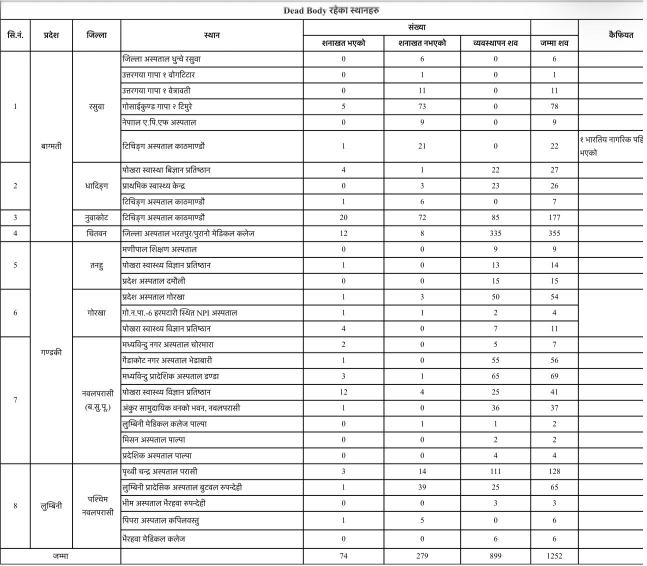
#> input picture data.jpeg, 1294 x 1132 px, found by its file name (shown at 1/2 size)
$ python eval_digits.py
#> lines starting #> are read from the running program, lines starting #| are printed output that depends on the picture; after the words box and inside, x2 and y2 are one past the last pixel; in counts of white or black regions, pixels touching at a corner belong together
#> further down, img is the input picture: shape (1132, 1294, 3); min 0, max 255, mean 235
### ocr_table.py
"""Table extraction from an image using OpenCV grid detection + Tesseract.

Pipeline:
  1. Binarise image, isolate horizontal and vertical ruling lines.
  2. Derive row/column boundaries from line projections.
  3. Detect merged cells by checking whether a ruling line actually exists
     between neighbouring cells; union neighbours into regions.
  4. OCR each region once (Nepali+English pass and a digits-only pass).
  5. Decide per column whether it is numeric; return a grid of strings.
Falls back to line-based OCR when no ruling grid is found.
"""
from __future__ import annotations

import re
from concurrent.futures import ThreadPoolExecutor
from dataclasses import dataclass, field

import cv2
import numpy as np
import pytesseract

DEVANAGARI_LETTER_RE = re.compile("[\\u0904-\\u0939\\u0958-\\u0961\\u0972-\\u097F]")
NEP_DIGITS = str.maketrans("०१२३४५६७८९", "0123456789")
NUMERIC_RE = re.compile(r"^[\d][\d,.\s/-]*%?$")


@dataclass
class Region:
    r1: int
    c1: int
    r2: int
    c2: int  # inclusive cell ranges
    box: tuple[int, int, int, int] = (0, 0, 0, 0)  # x1,y1,x2,y2 in pixels
    text_ne: str = ""
    text_digits: str = ""
    text: str = ""
    conf: float = 0.0
    ink: float = 0.0

    @property
    def rows(self):
        return range(self.r1, self.r2 + 1)

    @property
    def cols(self):
        return range(self.c1, self.c2 + 1)


@dataclass
class GridResult:
    grid: list[list[str]]                 # text per cell (merged regions replicated)
    regions: list[Region]
    region_of: dict[tuple[int, int], int]  # (row, col) -> index in regions
    numeric_cols: set[int] = field(default_factory=set)
    n_rows: int = 0
    n_cols: int = 0
    mode: str = "grid"


# ---------------------------------------------------------------------------
# Image helpers
# ---------------------------------------------------------------------------
def to_gray(img: np.ndarray) -> np.ndarray:
    if img.ndim == 3:
        img = cv2.cvtColor(img, cv2.COLOR_BGR2GRAY)
#> img: shape (1132, 1294)
    h, w = img.shape
    # Upscale small images so lines/text are detectable
    if w < 1400:
        scale = 1400 / w
        img = cv2.resize(img, None, fx=scale, fy=scale, interpolation=cv2.INTER_CUBIC)
#> img: shape (1225, 1400)
    return img


def _cluster(positions: np.ndarray, gap: int = 4) -> list[int]:
    if positions.size == 0:
        return []
    groups: list[list[int]] = [[int(positions[0])]]
    for p in positions[1:]:
        if p - groups[-1][-1] <= gap:
            groups[-1].append(int(p))
        else:
            groups.append([int(p)])
    return [int(round(sum(g) / len(g))) for g in groups]


def _dedupe(vals: list[int], min_gap: int) -> list[int]:
    out: list[int] = []
    for v in vals:
        if not out or v - out[-1] >= min_gap:
            out.append(v)
    return out


def _filter_segments(mask: np.ndarray, anchors: np.ndarray, horizontal: bool, tol: int) -> np.ndarray:
    """Drop text strokes that look like ruling lines (Devanagari headlines).

    A ruling line is long, or ends where a perpendicular ruling line is; a
    word's headline is short with arbitrary endpoints.  Long segments are always
    trusted so a table whose outer border is missing or cropped still works.
    """
    dim = mask.shape[1] if horizontal else mask.shape[0]
    n, labels, stats, _ = cv2.connectedComponentsWithStats((mask > 0).astype(np.uint8), connectivity=8)
    keep = np.zeros(n, dtype=bool)
    for i in range(1, n):
        x, y, w, h, _area = stats[i]
        a, b, length = (x, x + w - 1, w) if horizontal else (y, y + h - 1, h)
        hits = int((np.abs(anchors - a) <= tol).any()) + int((np.abs(anchors - b) <= tol).any())
        if length >= 0.3 * dim or hits == 2 or (hits == 1 and length >= 0.08 * dim):
            keep[i] = True
    return np.where(keep[labels], mask, 0).astype(np.uint8)


def detect_lines(gray: np.ndarray):
    h, w = gray.shape
    bw = cv2.adaptiveThreshold(gray, 255, cv2.ADAPTIVE_THRESH_MEAN_C,
                               cv2.THRESH_BINARY_INV, 21, 10)
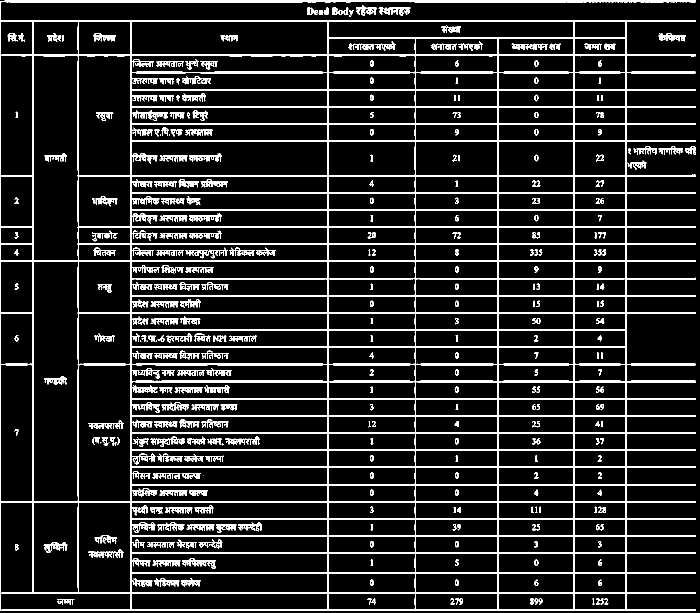
#> bw: shape (1225, 1400) (shown at 1/2 size); 12.5% white; 387 white regions (16 under 20 px), largest, box (x1, y1, x2, y2) and area: (0, 0, 1392, 1222) 159467, (757, 15, 821, 32) 563, (264, 221, 336, 242) 512
    hk_len = int(min(max(20, w // 40), 60))
    vk_len = int(min(max(15, h // 40), 40))
    horiz = cv2.morphologyEx(bw, cv2.MORPH_OPEN, cv2.getStructuringElement(cv2.MORPH_RECT, (hk_len, 1)))
#> horiz: shape (1225, 1400); 8.2% white; 142 white regions, largest, box (x1, y1, x2, y2) and area: (0, 1, 1392, 5) 5051, (155, 727, 1392, 731) 4610, (155, 624, 1392, 628) 4521
    horiz = cv2.dilate(horiz, cv2.getStructuringElement(cv2.MORPH_RECT, (7, 1)))
#> horiz: shape (1225, 1400); 8.3% white; 114 white regions, largest, box (x1, y1, x2, y2) and area: (0, 1, 1395, 5) 5078, (152, 727, 1395, 731) 4712, (152, 624, 1395, 628) 4593
    vert = cv2.morphologyEx(bw, cv2.MORPH_OPEN, cv2.getStructuringElement(cv2.MORPH_RECT, (1, vk_len)))
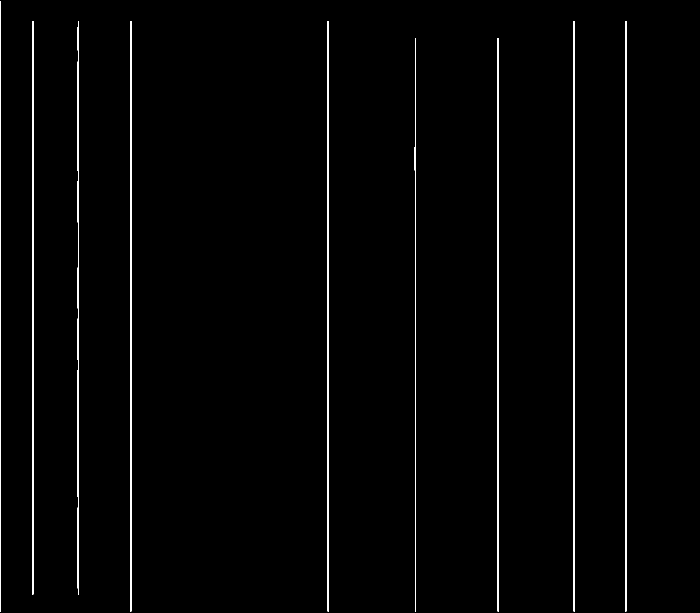
#> vert: shape (1225, 1400) (shown at 1/2 size); 1.7% white; 9 white regions, largest, box (x1, y1, x2, y2) and area: (260, 42, 263, 1223) 3543, (655, 42, 658, 1223) 3543, (1147, 42, 1150, 1223) 3543
    vert = cv2.dilate(vert, cv2.getStructuringElement(cv2.MORPH_RECT, (1, 7)))
#> vert: shape (1225, 1400); 1.7% white; 9 white regions, largest, box (x1, y1, x2, y2) and area: (260, 39, 263, 1225) 3558, (655, 39, 658, 1225) 3558, (1147, 39, 1150, 1225) 3558

    # x positions that carry some vertical ruling (plus the image edges)
    vx = np.where((vert > 0).any(axis=0))[0]
#> vx = 26 values from 0 to 1252
    vx = np.concatenate([vx, [0, w - 1]])
#> vx = 28 values, max 1399 at index 27, min 0 at index 0, mean 624.6
    tol = int(max(12, 0.01 * max(w, h)))
    horiz = _filter_segments(horiz, vx, horizontal=True, tol=tol)
#> in _filter_segments, `n, labels, stats, _ = cv2.connectedComponentsWithStats((mask > 0).asty..`:
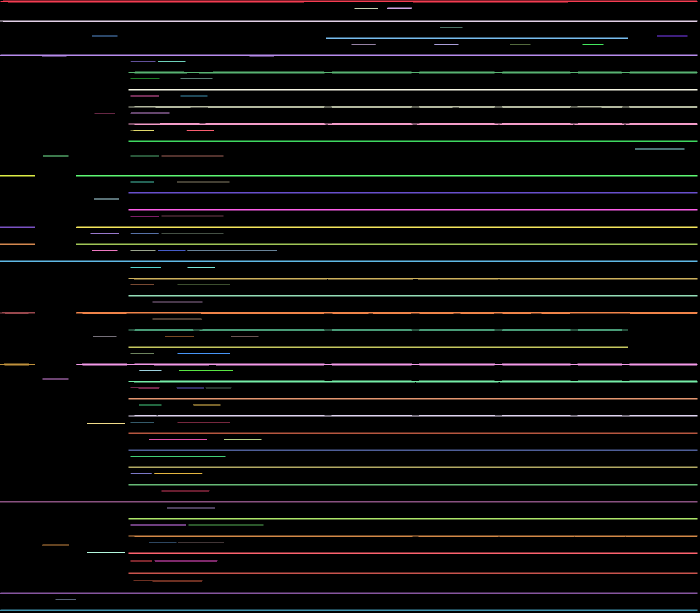
#> labels: shape (1225, 1400) int32 (shown at 1/2 size); 115 distinct labels, from 0 to 114; one colour per label, 0 black
#> in _filter_segments, `n, labels, stats, _ = cv2.connectedComponentsWithStats((mask > 0).asty..`: n = 115; stats = 115 rows, first 6: [0, 0, 1400, 1225, 1573011], [0, 1, 1395, 4, 5078], [774, 15, 50, 3, 148], [709, 16, 47, 2, 94], [0, 41, 1395, 3, 4178], [880, 54, 45, 1, 45]
#> the loop in _filter_segments, `for i in range(1, n):` made 114 passes
#> (x, y, w, h, a, b, length, hits) on passes 1 to 8: (0, 1, 1395, 4, 0, 1394, 1395, 2), (774, 15, 50, 3, 774, 823, 50, 1), (709, 16, 47, 2, 709, 755, 47, 0), (0, 41, 1395, 3, 0, 1394, 1395, 2), (880, 54, 45, 1, 880, 924, 45, 0), (184, 71, 51, 2, 184, 234, 51, 0), (1314, 71, 61, 2, 1314, 1374, 61, 0), (652, 75, 604, 3, 652, 1255, 604, 2)
#> in _filter_segments, `return np.where(keep[labels], mask, 0).astype(np.uint8)`:
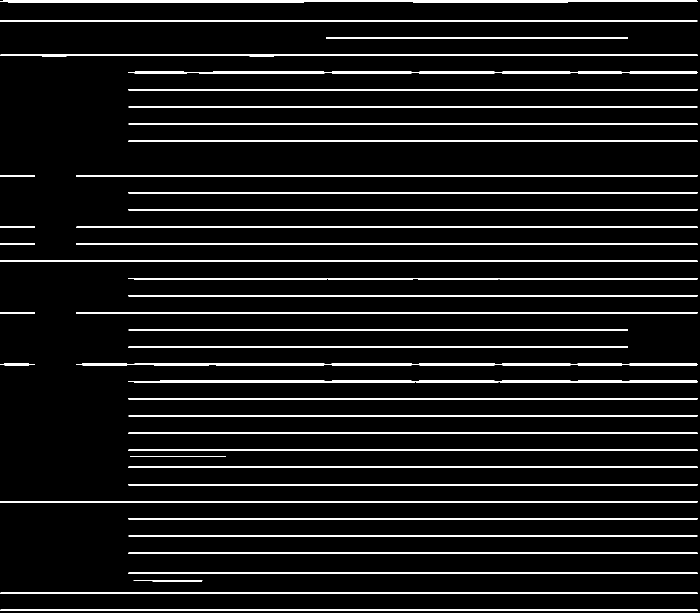
#> returned value: shape (1225, 1400) (shown at 1/2 size); 7.7% white; 42 white regions, largest, box (x1, y1, x2, y2) and area: (0, 1, 1395, 5) 5078, (152, 727, 1395, 731) 4712, (152, 624, 1395, 628) 4593
    hy = np.where((horiz > 0).any(axis=1))[0]
#> hy = 118 values from 1 to 1221
    hy = np.concatenate([hy, [0, h - 1]])
#> hy = 120 values, max 1224 at index 119, min 0 at index 118, mean 613.9
    vert = _filter_segments(vert, hy, horizontal=False, tol=tol)
#> call 2 of _filter_segments, with anchors = array of shape (120,), horizontal = False, tol = 14
#> in _filter_segments (call 2), `n, labels, stats, _ = cv2.connectedComponentsWithStats((mask > 0).asty..`:
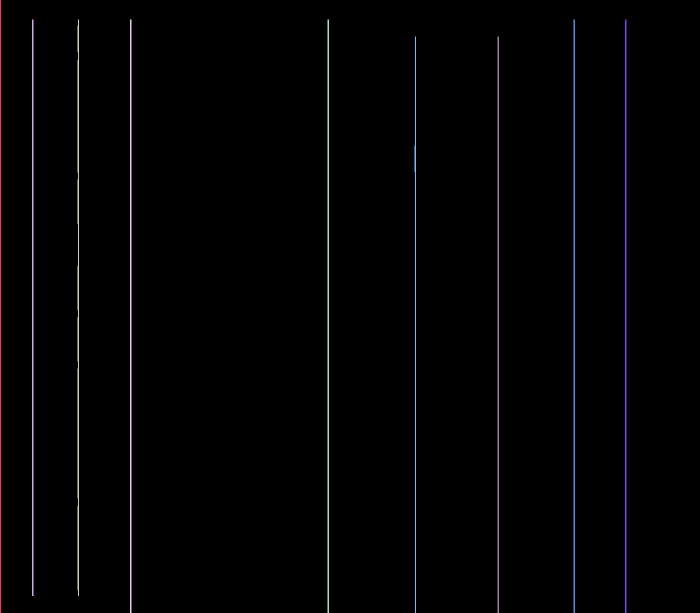
#> labels: shape (1225, 1400) int32 (shown at 1/2 size); 10 distinct labels, from 0 to 9; one colour per label, 0 black
#> in _filter_segments (call 2), `n, labels, stats, _ = cv2.connectedComponentsWithStats((mask > 0).asty..`: n = 10; stats = [[2, 0, 1398, 1225, 1685768], [0, 0, 2, 1225, 2450], [64, 39, 3, 1153, 3459], [155, 39, 3, 1153, 3278], [260, 39, 3, 1186, 3558], [655, 39, 3, 1186, 3558], [1147, 39, 3, 1186, 3558], [1250, 39, 3, 1186, 3558], [829, 73, 3, 1152, 2357], [995, 73, 3, 1152, 3456]]
#> the loop in _filter_segments (call 2), `for i in range(1, n):` made 9 passes
#> (x, y, w, h, a, b, length) on passes 1 to 3: (0, 0, 2, 1225, 0, 1224, 1225), (64, 39, 3, 1153, 39, 1191, 1153), (155, 39, 3, 1153, 39, 1191, 1153)

    row_profile = (horiz > 0).sum(axis=1)
    col_profile = (vert > 0).sum(axis=0)
    ys = _dedupe(_cluster(np.where(row_profile > 0.15 * w)[0]), min_gap=8)
#> the loop in _cluster, `for p in positions[1:]:` made 112 passes
#> p on passes 1 to 8: 2, 3, 4, 41, 42, 43, 75, 76
#> the loop in _dedupe, `for v in vals:` made 35 passes
#> v on passes 1 to 8: 2, 42, 76, 110, 144, 179, 214, 248
    xs = _dedupe(_cluster(np.where(col_profile > 0.25 * h)[0]), min_gap=8)
#> the loop in _cluster (call 2), `for p in positions[1:]:` made 24 passes
#> p on passes 2 to 9: 64, 65, 66, 155, 156, 157, 260, 261
#> the loop in _dedupe (call 2), `for v in vals:` made 9 passes
#> v on passes 2 to 9: 65, 156, 261, 656, 830, 996, 1148, 1251

    # Unbordered outer rows/columns: add the image edge if ink lies beyond the last line
    ink = bw > 0
    if xs and xs[0] > 0.015 * w and ink[:, : xs[0] - 4].mean() > 0.004:
        xs.insert(0, 0)
    if xs and xs[-1] < w - 0.015 * w and ink[:, xs[-1] + 4:].mean() > 0.004:
        xs.append(w - 1)
    if ys and ys[0] > 0.015 * h and ink[: ys[0] - 4, :].mean() > 0.004:
        ys.insert(0, 0)
    if ys and ys[-1] < h - 0.015 * h and ink[ys[-1] + 4:, :].mean() > 0.004:
        ys.append(h - 1)

    # drop boundaries that create implausibly thin rows (double lines)
    if len(ys) > 3:
        med = float(np.median(np.diff(ys)))
        ys = [ys[0]] + [y for prev, y in zip(ys, ys[1:]) if y - prev >= 0.4 * med]
    return ys, xs, horiz, vert


# [12 lines left out: function _line_present, not called in this run]


# ---------------------------------------------------------------------------
# OCR helpers
# ---------------------------------------------------------------------------
def _prep_cell(gray: np.ndarray, box, median_row_h: float):
    """Crop a cell to its ink and normalise text height.

    Returns dict(big=image|None, ink=float, psm=int, comps=[(w,h),...]).
    """
    x1, y1, x2, y2 = box
    pad = 4
    cell = gray[y1 + pad:y2 - pad, x1 + pad:x2 - pad]
    empty = {"big": None, "ink": 0.0, "psm": 7, "comps": [], "cell": None}
    if cell.size == 0 or cell.shape[0] < 6 or cell.shape[1] < 6:
        return empty
    ch, cw = cell.shape
    if int((cell < 110).sum()) < 6:
        return empty          # nothing genuinely dark in the cell: it is blank
    _thr, th = cv2.threshold(cell, 0, 255, cv2.THRESH_BINARY_INV + cv2.THRESH_OTSU)
    n, labels, stats, _ = cv2.connectedComponentsWithStats((th > 0).astype(np.uint8), connectivity=8)
    good = np.zeros(n, dtype=bool)
    comps: list[tuple[int, int]] = []
    for i in range(1, n):
        x, y, w, h, area = stats[i]
        near_edge = x <= 2 or y <= 2 or x + w >= cw - 2 or y + h >= ch - 2
        # ruling-line remnants hug the crop edge and are long and thin; a Devanagari
        # headline sits in the interior, so it is kept.
        line_like = near_edge and ((w >= 0.5 * cw and h <= 8) or (h >= 0.5 * ch and w <= 8))
        sliver = near_edge and (w <= 4 or h <= 4)
        if line_like or sliver:
            continue          # whiten it out
        good[i] = True
        if area >= 6 and not near_edge:
            comps.append((int(x), int(y), int(w), int(h)))
    ink_mask = good[labels]
    real = [i for i in range(1, n) if good[i] and stats[i][cv2.CC_STAT_AREA] >= 6]
    if not real or max(stats[i][cv2.CC_STAT_HEIGHT] for i in real) < 5:
        return {"big": None, "ink": 0.0, "psm": 7, "comps": [], "cell": None}
    ink = float(ink_mask.mean())
    if ink < 0.0004 or ink_mask.sum() < 12:
        return {"big": None, "ink": ink, "psm": 7, "comps": comps, "cell": None}
    # erase only the removed components (line remnants); keep the glyphs' soft
    # anti-aliased edges, which Tesseract needs for thin strokes such as "1"
    removed = (labels > 0) & ~good[labels]
    removed = cv2.dilate(removed.astype(np.uint8), cv2.getStructuringElement(cv2.MORPH_RECT, (3, 3))) > 0
    clean = np.where(removed, 255, cell).astype(np.uint8)
    rows_with_ink = np.where(ink_mask.any(axis=1))[0]
    cols_with_ink = np.where(ink_mask.any(axis=0))[0]
    ry1, ry2 = max(0, rows_with_ink[0] - 4), min(ch, rows_with_ink[-1] + 5)
    rx1, rx2 = max(0, cols_with_ink[0] - 6), min(cw, cols_with_ink[-1] + 7)
    crop = clean[ry1:ry2, rx1:rx2]
    proj = ink_mask[ry1:ry2].any(axis=1)
    n_lines, in_run, blank = 0, False, 0
    for v in proj:
        if v:
            if not in_run and (n_lines == 0 or blank >= 2):
                n_lines += 1
            in_run, blank = True, 0
        else:
            in_run, blank = False, blank + 1
    n_lines = max(1, n_lines)
    line_h = crop.shape[0] / n_lines
    scale = float(np.clip(48.0 / max(line_h, 1.0), 1.5, 6.0))
    big = cv2.resize(crop, None, fx=scale, fy=scale, interpolation=cv2.INTER_CUBIC)
    big = cv2.copyMakeBorder(big, 24, 24, 24, 24, cv2.BORDER_CONSTANT, value=255)
    return {"big": big, "ink": ink, "psm": 6 if n_lines > 1 else 7, "comps": comps, "cell": clean}


# [6 lines left out: function _clean, not called in this run]


DIGIT_CFG = "-c tessedit_char_whitelist=0123456789.,-/%"
LOOKALIKES = str.maketrans({"l": "1", "I": "1", "|": "1", "i": "1", "!": "1", "o": "0", "O": "0",
                            "S": "5", "s": "5", "Z": "2", "z": "2", "B": "8", "g": "9", "q": "9",
                            "उ": "3", "ठ": "0", "०": "0", "१": "1", "२": "2", "३": "3", "४": "4",
                            "५": "5", "६": "6", "७": "7", "८": "8", "९": "9"})
MIN_TEXT_CONF = 25.0


def _ocr_text(big: np.ndarray, psm: int, lang: str = "nep+eng", extra: str = "") -> tuple[str, float]:
    """OCR returning (text, mean word confidence)."""
    data = pytesseract.image_to_data(big, lang=lang, config=f"--psm {psm} {extra}".strip(),
                                     output_type=pytesseract.Output.DICT)
    words, confs = [], []
    for txt, conf in zip(data["text"], data["conf"]):
        txt = txt.strip()
        if not txt:
            continue
        words.append(txt)
        try:
            c = float(conf)
        except (TypeError, ValueError):
            c = -1.0
        if c >= 0:
            confs.append(c)
    text = _clean(" ".join(words))
    conf = float(np.mean(confs)) if confs else 0.0
    return text, conf


def _group_glyphs(comps):
    """Merge components that belong to one glyph (e.g. a '0' split into two arcs)."""
    boxes = sorted([list(c) for c in comps if c[3] >= 6], key=lambda b: b[0])
    if not boxes:
        return []
    ref_h = max(b[3] for b in boxes)
    boxes = [b for b in boxes if b[3] >= 0.55 * ref_h]        # drop dots / commas
    merged = []
    for b in boxes:
        if merged:
            p = merged[-1]
            gap = b[0] - (p[0] + p[2])
            union_w = max(p[0] + p[2], b[0] + b[2]) - min(p[0], b[0])
            if gap <= 1 or union_w < 0.75 * ref_h:
                x = min(p[0], b[0]); y = min(p[1], b[1])
                merged[-1] = [x, y, union_w, max(p[1] + p[3], b[1] + b[3]) - y]
                continue
        merged.append(b)
    return merged


def _digit_variants(prep):
    yield prep["big"]
    cell = prep.get("cell")
    if cell is not None:
        for s in (2.0, 3.0):
            v = cv2.resize(cell, None, fx=s, fy=s, interpolation=cv2.INTER_CUBIC)
            yield cv2.copyMakeBorder(v, 20, 20, 20, 20, cv2.BORDER_CONSTANT, value=255)


def _ocr_digits(prep) -> str:
    """Digit OCR by voting over image variants, with glyph-shape sanity checks."""
    glyphs = _group_glyphs(prep["comps"])
    n_glyphs = len(glyphs)
    narrow = bool(glyphs) and all(w / max(h, 1) < 0.42 for _x, _y, w, h in glyphs)
    digits_only = lambda s: re.sub(r"[^0-9]", "", s)

    votes: dict[str, list[float]] = {}
    variants = list(_digit_variants(prep))
    for i, v in enumerate(variants):
        t, c = _ocr_text(v, 7, lang="eng", extra=DIGIT_CFG)
        if t:
            votes.setdefault(t, []).append(c)
        # early exit when the first two variants agree
        if i == 1 and len(votes) == 1 and len(next(iter(votes.values()))) == 2:
            break
    if votes:
        # [5 lines left out: function score, not called in this run]
        best = max(votes.items(), key=score)[0]
        # far more glyphs than digits read: this is text (e.g. a Devanagari word), not a number
        if n_glyphs > 2 * len(digits_only(best)) + 1:
            return ""
        return best
    if narrow:
        return "1" * n_glyphs                 # thin bars that OCR keeps missing are ones
    for v in variants[:2]:
        for psm in (8, 10):
            t, _c = _ocr_text(v, psm, lang="eng", extra=DIGIT_CFG)
            if t:
                return t
    return ""


# [32 lines left out: functions _plausible_text, _ocr_region, not called in this run]


def _is_numeric_text(s: str) -> bool:
    s = s.translate(NEP_DIGITS).strip()
    return bool(s) and bool(NUMERIC_RE.match(s)) and not DEVANAGARI_LETTER_RE.search(s)


# ---------------------------------------------------------------------------
# Main entry points
# ---------------------------------------------------------------------------
# [152 lines left out: functions extract_grid, extract_lines_fallback, debug_image, not called in this run]


# [10 lines that do not run on import are left out]

### tests/eval_digits.py
"""Score digit-OCR strategies on data.jpeg against known values."""
import sys, re, time
sys.path.insert(0, ".")
import cv2, numpy as np, pytesseract
import ocr_table as ot

TRUTH = """0 6 0 6
0 1 0 1
0 11 0 11
5 73 0 78
0 9 0 9
1 21 0 22
4 1 22 27
0 3 23 26
1 6 0 7
20 72 85 177
12 8 335 355
0 0 9 9
1 0 13 14
0 0 15 15
1 3 50 54
1 1 2 4
4 0 7 11
2 0 5 7
1 0 55 56
3 1 65 69
12 4 25 41
1 0 36 37
0 1 1 2
0 0 2 2
0 0 4 4
3 14 111 128
1 39 25 65
0 0 3 3
1 5 0 6
0 0 6 6
74 279 899 1252"""
truth = [r.split() for r in TRUTH.splitlines()]

img = cv2.imread("data.jpeg")
gray = ot.to_gray(img)
ys, xs, horiz, vert = ot.detect_lines(gray)
print("rows", len(ys)-1, "cols", len(xs)-1)
#| rows 34 cols 9
med = float(np.median(np.diff(ys)))
DATA_ROW0 = 3  # title + 2 header rows
NUM_COLS = [4, 5, 6, 7]

def variants(cellbox):
    prep = ot._prep_cell(gray, cellbox, med)
    big = prep["big"]
    out = {}
    if big is None:
        return out, prep
    x1, y1, x2, y2 = cellbox
    cell = gray[y1+4:y2-4, x1+4:x2-4]
    for s in (2.0, 3.0, 4.0):
        v = cv2.resize(cell, None, fx=s, fy=s, interpolation=cv2.INTER_CUBIC)
        v = cv2.copyMakeBorder(v, 20, 20, 20, 20, cv2.BORDER_CONSTANT, value=255)
        out[f"raw_x{s:.0f}"] = v
    out["prep48"] = big
    _, bw = cv2.threshold(big, 0, 255, cv2.THRESH_BINARY + cv2.THRESH_OTSU)
    out["prep48_bin"] = bw
    return out, prep

def run(variant_img, psm):
    t, c = ot._ocr_text(variant_img, psm, lang="eng", extra=ot.DIGIT_CFG)
    return t

t0 = time.time()
strategies = {}
cells = []
for ri, trow in enumerate(truth):
    r = DATA_ROW0 + ri
    for ci, c in enumerate(NUM_COLS):
        box = (xs[c], ys[r], xs[c+1], ys[r+1])
        vs, prep = variants(box)
#> (the run stopped early here; a loop or call above may not have finished)
